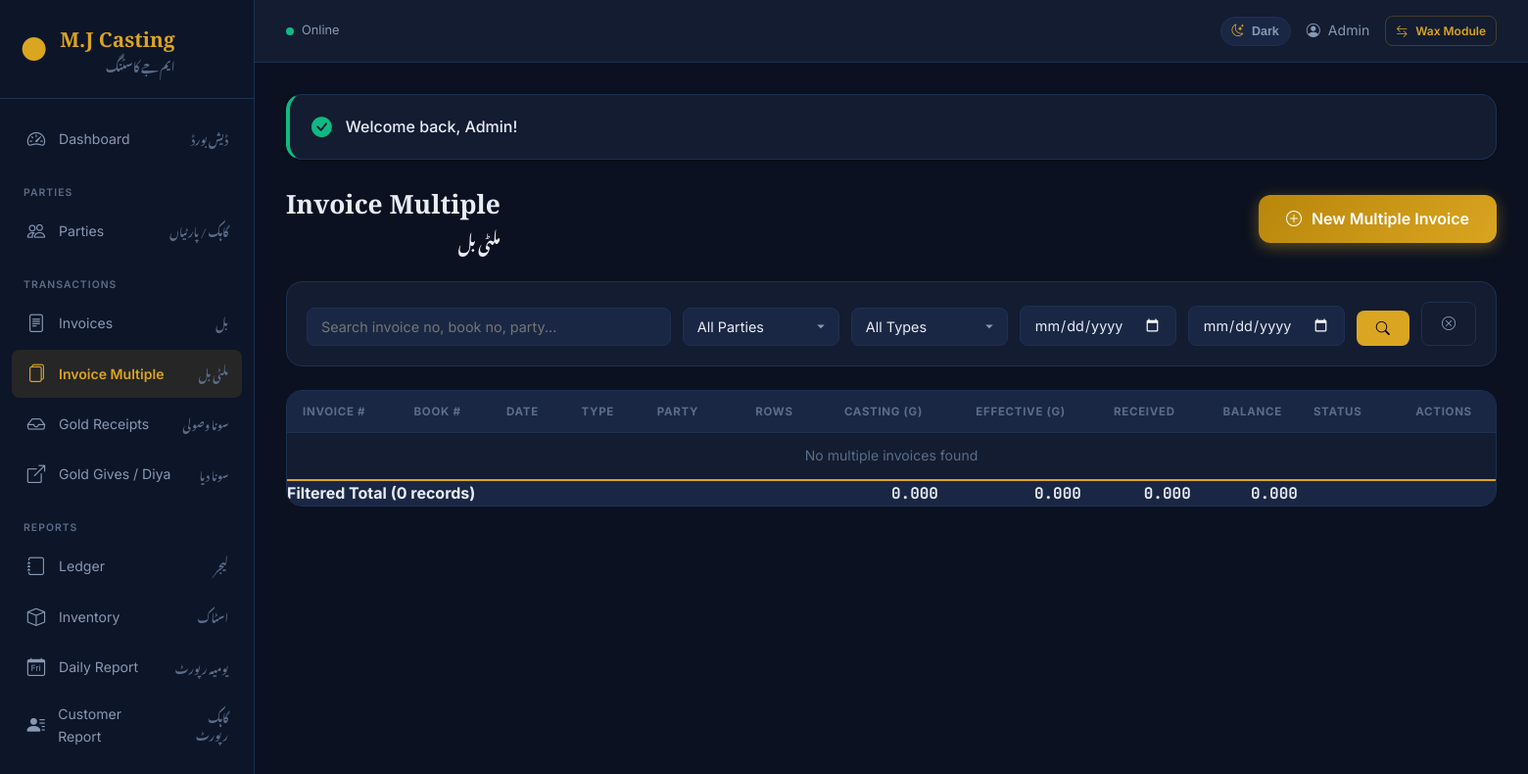
/invoice-multiple/index.php (signed in), run on an earlier commit of the app's database.
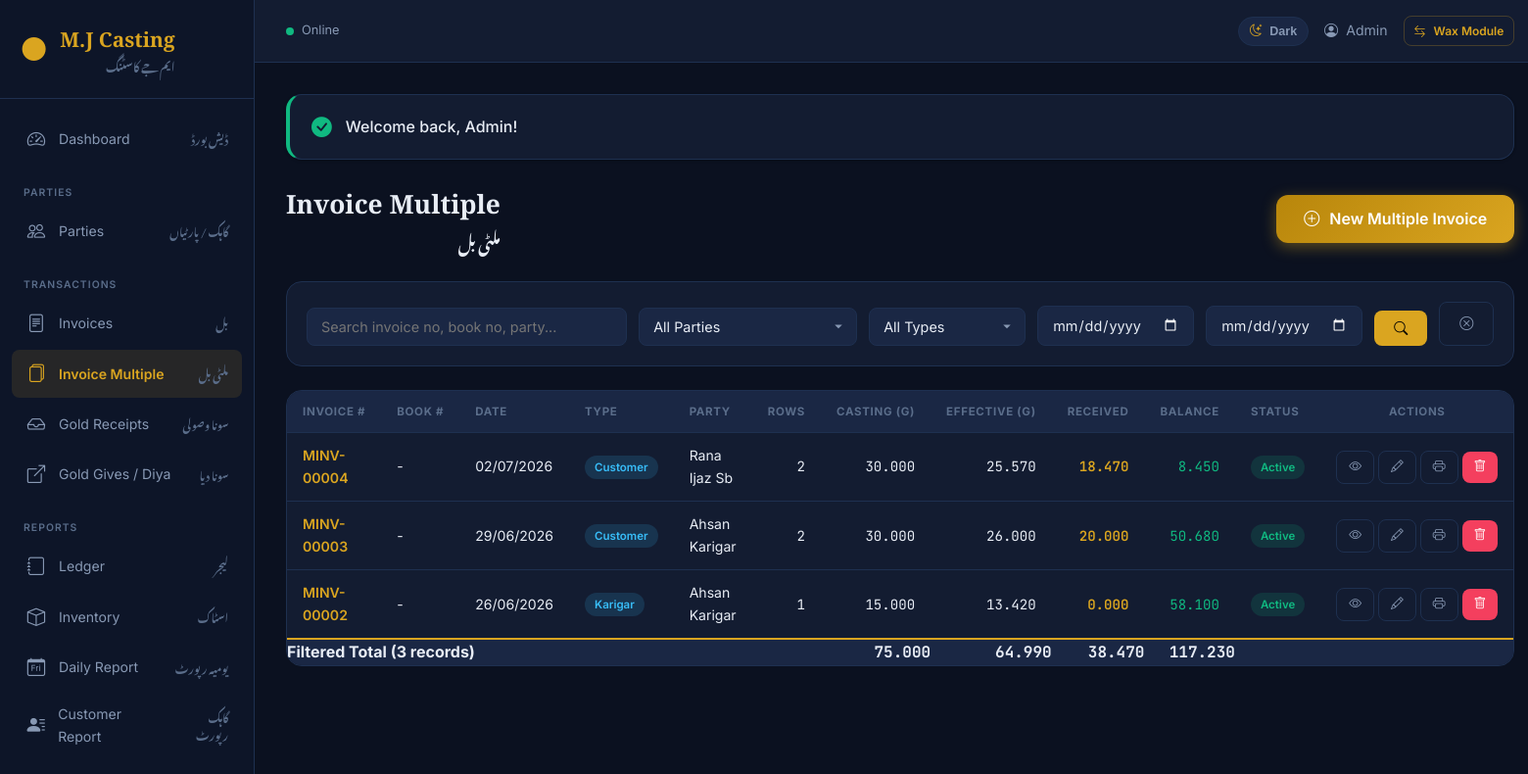
And on a later commit of the database.
### tables this page shows
CREATE TABLE `invoice_multiple` (
  `id` int(11) NOT NULL,
  `invoice_no` varchar(50) NOT NULL,
  `customer_id` int(11) NOT NULL,
  `invoice_type` enum('customer','dukandar','karigar') DEFAULT 'customer',
  `invoice_date` date NOT NULL,
  `manual_book_no` varchar(50) DEFAULT NULL,
  `total_casting_weight` decimal(10,3) DEFAULT 0.000,
  `total_waste_weight` decimal(10,3) DEFAULT 0.000,
  `total_weight` decimal(10,3) DEFAULT 0.000,
  `total_male_waste` decimal(10,3) DEFAULT 0.000,
  `total_gold_khalis` decimal(10,3) DEFAULT 0.000,
  `total_received_khalis` decimal(10,3) DEFAULT 0.000,
  `total_rp_mazdori_weight` decimal(10,3) DEFAULT 0.000,
  `total_rp_mazdori_amount` decimal(15,2) DEFAULT 0.00,
  `total_casting_mazdori_weight` decimal(10,3) DEFAULT 0.000,
  `total_casting_mazdori_amount` decimal(15,2) DEFAULT 0.00,
  `effective_gold` decimal(10,3) DEFAULT 0.000,
  `grand_total` decimal(15,3) DEFAULT 0.000,
  `wasooli` decimal(15,3) DEFAULT 0.000,
  `previous_balance` decimal(15,3) DEFAULT 0.000,
  `remaining_balance` decimal(15,3) DEFAULT 0.000,
  `remarks` text DEFAULT NULL,
  `status` enum('active','cancelled') DEFAULT 'active',
  `created_by` int(11) DEFAULT NULL,
  `updated_by` int(11) DEFAULT NULL,
  `created_at` timestamp NOT NULL DEFAULT current_timestamp(),
  `updated_at` timestamp NOT NULL DEFAULT current_timestamp() ON UPDATE current_timestamp(),
  `deleted_at` datetime DEFAULT NULL
);

CREATE TABLE `customers` (
  `id` int(11) NOT NULL,
  `name` varchar(100) NOT NULL,
  `phone` varchar(20) DEFAULT NULL,
  `cnic` varchar(30) DEFAULT NULL,
  `address` text DEFAULT NULL,
  `city` varchar(50) DEFAULT NULL,
  `opening_balance` decimal(15,2) DEFAULT 0.00,
  `status` enum('active','inactive') DEFAULT 'active',
  `party_type` enum('customer','dukandar','karigar') DEFAULT 'customer',
  `created_at` timestamp NOT NULL DEFAULT current_timestamp(),
  `updated_at` timestamp NOT NULL DEFAULT current_timestamp() ON UPDATE current_timestamp(),
  `deleted_at` datetime DEFAULT NULL
);

### config.php (called while the page is built, shortened)
<?php
function getBaseUrl(): string {
    $protocol = (!empty($_SERVER['HTTPS']) && $_SERVER['HTTPS'] !== 'off') ? 'https://' : 'http://';
    $host = $_SERVER['HTTP_HOST'] ?? 'localhost';
    $scriptPath = $_SERVER['SCRIPT_NAME'];
    $pos = strpos($scriptPath, '/mjcasting/');
    if ($pos !== false) {
        $basePath = substr($scriptPath, 0, $pos + strlen('/mjcasting/'));
    } else {
        $basePath = rtrim(dirname($scriptPath), '/\\') . '/';
    }
    return $protocol . $host . $basePath;
}
function url(string $path = ''): string {
    return getBaseUrl() . ltrim($path, '/');
}
function query(string $key, $default = null) {
    return $_GET[$key] ?? $default;
}
function formatDate(string $date, string $format = 'd/m/Y'): string {
    $ts = strtotime($date);
    return $ts ? date($format, $ts) : $date;
}

### invoice-multiple/index.php (the view, shortened to what the changed rows need)
<?php
require_once __DIR__ . '/../config.php';
$db = getDB();
$search=query('search',''); $customerId=query('customer_id',''); $invoiceType=query('invoice_type',''); $fromDate=query('from_date',''); $toDate=query('to_date',''); $status=query('status','');
$page=max(1,(int)query('page',1)); $perPage=25; $offset=($page-1)*$perPage;
$countSql="SELECT COUNT(*) FROM invoice_multiple im LEFT JOIN customers c ON c.id=im.customer_id WHERE 1=1";
$sql="SELECT im.*, c.name as customer_name FROM invoice_multiple im LEFT JOIN customers c ON c.id=im.customer_id WHERE 1=1"; $params=[];
if($status && in_array($status,['active','cancelled'])){$countSql.=" AND im.status=?"; $sql.=" AND im.status=?"; $params[]=$status;} else {$countSql.=" AND im.status='active'"; $sql.=" AND im.status='active'";}
$total=$db->prepare($countSql); $total->execute($params); $totalCount=(int)$total->fetchColumn(); $lastPage=max(1,(int)ceil($totalCount/$perPage)); $page=min($page,$lastPage); $offset=($page-1)*$perPage;
$totalsSql = str_replace('SELECT im.*, c.name as customer_name', 'SELECT COALESCE(SUM(im.total_casting_weight),0) AS total_casting, COALESCE(SUM(im.effective_gold),0) AS total_effective, COALESCE(SUM(im.total_received_khalis),0) AS total_received, COALESCE(SUM(im.remaining_balance),0) AS total_balance', $sql);
$totalsStmt = $db->prepare($totalsSql); $totalsStmt->execute($params); $listTotals = $totalsStmt->fetch() ?: ['total_casting'=>0,'total_effective'=>0,'total_received'=>0,'total_balance'=>0];
$sql.=" ORDER BY im.invoice_date DESC, im.id DESC LIMIT $perPage OFFSET $offset"; $stmt=$db->prepare($sql); $stmt->execute($params); $invoices=$stmt->fetchAll();
require_once __DIR__ . '/../includes/header.php';
?>
<div class="page-header"><div class="page-title-group"><h1>Invoice Multiple</h1></div></div>
<div class="table-container"><table><thead><tr><th>Invoice #</th><th>Book #</th><th>Date</th><th>Type</th><th>Party</th><th class="text-right">Rows</th><th class="text-right">Casting (g)</th><th class="text-right">Effective (g)</th><th class="text-right">Received</th><th class="text-right">Balance</th><th>Status</th><th class="text-center">Actions</th></tr></thead><tbody><?php if(empty($invoices)): ?><tr><td colspan="12" class="text-center text-muted">No multiple invoices found</td></tr><?php else: foreach($invoices as $inv): ?><tr><td><a href="<?= url('invoice-multiple/show.php?id='.$inv['id']) ?>" style="color:var(--gold-primary);text-decoration:none;font-weight:600;"><?= htmlspecialchars($inv['invoice_no']) ?></a></td><td><?= htmlspecialchars($inv['manual_book_no'] ?: '-') ?></td><td><?= formatDate($inv['invoice_date']) ?></td><td><span class="badge bg-info"><?= ucfirst($inv['invoice_type']) ?></span></td><td><?= htmlspecialchars($inv['customer_name'] ?? 'N/A') ?></td><td class="text-right mono"><?php $rc=$db->prepare('SELECT COUNT(*) FROM invoice_multiple_items WHERE invoice_multiple_id=?'); $rc->execute([$inv['id']]); echo (int)$rc->fetchColumn(); ?></td><td class="text-right mono"><?= number_format($inv['total_casting_weight'],3) ?></td><td class="text-right mono"><?= number_format($inv['effective_gold'],3) ?></td><td class="text-right mono" style="color:var(--gold-primary);font-weight:600;"><?= number_format($inv['total_received_khalis'],3) ?></td><td class="text-right mono <?= $inv['remaining_balance'] < 0 ? 'text-danger':'text-success' ?>"><?= number_format($inv['remaining_balance'],3) ?></td><td><span class="badge <?= $inv['status']==='active'?'bg-success':'bg-danger' ?>"><?= ucfirst($inv['status']) ?></span></td><td class="text-center" style="white-space:nowrap;"><a href="<?= url('invoice-multiple/show.php?id='.$inv['id']) ?>" class="btn btn-sm btn-outline" title="View"><i class="bi bi-eye"></i></a> <?php if($inv['status']==='active'): ?><a href="<?= url('invoice-multiple/edit.php?id='.$inv['id']) ?>" class="btn btn-sm btn-outline" title="Edit"><i class="bi bi-pencil"></i></a> <?php endif; ?><a href="<?= url('invoice-multiple/print.php?id='.$inv['id']) ?>" class="btn btn-sm btn-outline" title="Print"><i class="bi bi-printer"></i></a><?php if($inv['status']==='active'): ?> <a href="<?= url('invoice-multiple/delete.php?id='.$inv['id']) ?>" class="btn btn-sm btn-danger" onclick="return confirm('Cancel multiple invoice <?= htmlspecialchars($inv['invoice_no']) ?>?')"><i class="bi bi-trash"></i></a><?php endif; ?></td></tr><?php endforeach; endif; ?></tbody><tfoot><tr style="font-weight:700;background:var(--bg-surface);border-top:2px solid var(--gold-primary);"><td colspan="6">Filtered Total (<?= number_format((float)$totalCount) ?> records)</td><td class="text-right mono"><?= number_format($listTotals['total_casting'],3) ?></td><td class="text-right mono"><?= number_format($listTotals['total_effective'],3) ?></td><td class="text-right mono"><?= number_format($listTotals['total_received'],3) ?></td><td class="text-right mono"><?= number_format($listTotals['total_balance'],3) ?></td><td colspan="2"></td></tr></tfoot></table></div>
<?php require_once __DIR__ . '/../includes/footer.php'; ?>

What changed in the data, as far as the page shows it:
added invoice_multiple: invoice_no "MINV-00004", manual_book_no "-", invoice_date "02/07/2026", invoice_type "Customer", customer.name "Rana Ijaz Sb", fetchColumn "2", total_casting_weight "30.000", effective_gold "25.570", total_received_khalis "18.470", remaining_balance "8.450", status "Active"
added invoice_multiple: invoice_no "MINV-00003", manual_book_no "-", invoice_date "29/06/2026", invoice_type "Customer", customer.name "Ahsan Karigar", fetchColumn "2", total_casting_weight "30.000", effective_gold "26.000", total_received_khalis "20.000", remaining_balance "50.680", status "Active"
added invoice_multiple: invoice_no "MINV-00002", manual_book_no "-", invoice_date "26/06/2026", invoice_type "Karigar", customer.name "Ahsan Karigar", fetchColumn "1", total_casting_weight "15.000", effective_gold "13.420", total_received_khalis "0.000", remaining_balance "58.100", status "Active"
Also different on the page:
$totalCount: "0" → "3"
$listTotals['total_casting']: "0.000" → "75.000"
$listTotals['total_effective']: "0.000" → "64.990"
$listTotals['total_received']: "0.000" → "38.470"
$listTotals['total_balance']: "0.000" → "117.230"
text no longer shown: "No multiple invoices found"
